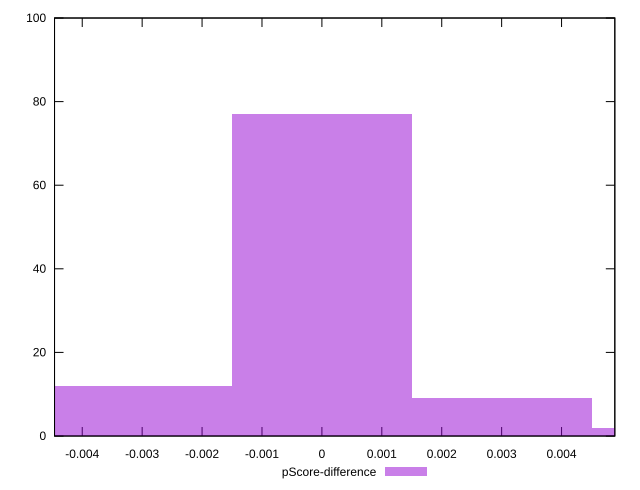

Source code (gnuplot):
reset

$pScoreDifference <<EOF
-0.003000330174275125 12
0 77
0.003000330174275125 9
0.00600066034855025 2
EOF

set key outside below
set boxwidth 0.003000330174275125
set xrange [-0.0044623813078356524:0.004888981309623813]
set yrange [0:100]
set trange [0:100]
set style fill transparent solid 0.5 noborder
set terminal svg size 640, 490 enhanced background rgb 'white'
set output "report_00013_2021-02-09T12-04-24.940Z/estimated-input-latency/samples/pages+cached+noadtech/pScore-difference/histogram.svg"

plot $pScoreDifference title "pScore-difference" with boxes

reset
